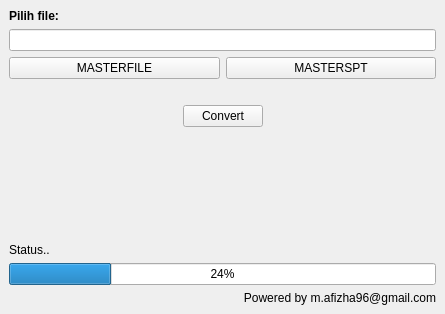
<?xml version="1.0" encoding="UTF-8"?>
<ui version="4.0">
 <class>MainWindow</class>
 <widget class="QMainWindow" name="MainWindow">
  <property name="windowModality">
   <enum>Qt::NonModal</enum>
  </property>
  <property name="geometry">
   <rect>
    <x>0</x>
    <y>0</y>
    <width>445</width>
    <height>314</height>
   </rect>
  </property>
  <property name="windowTitle">
   <string>MasterFS to Excel</string>
  </property>
  <property name="toolTip">
   <string>Tool sederhana untuk konversi file CSV Masterfile dan Masterspt menjadi Excel</string>
  </property>
  <property name="toolButtonStyle">
   <enum>Qt::ToolButtonIconOnly</enum>
  </property>
  <property name="tabShape">
   <enum>QTabWidget::Rounded</enum>
  </property>
  <property name="dockOptions">
   <set>QMainWindow::AllowTabbedDocks|QMainWindow::AnimatedDocks</set>
  </property>
  <widget class="QWidget" name="centralwidget">
   <layout class="QVBoxLayout" name="verticalLayout_2">
    <item>
     <widget class="QLabel" name="label">
      <property name="font">
       <font>
        <weight>75</weight>
        <bold>true</bold>
       </font>
      </property>
      <property name="toolTip">
       <string/>
      </property>
      <property name="statusTip">
       <string/>
      </property>
      <property name="text">
       <string>Pilih file:</string>
      </property>
     </widget>
    </item>
    <item>
     <widget class="QLineEdit" name="path_file"/>
    </item>
    <item>
     <layout class="QHBoxLayout" name="horizontalLayout_2">
      <item>
       <widget class="QPushButton" name="button_masterfile">
        <property name="text">
         <string>MASTERFILE</string>
        </property>
       </widget>
      </item>
      <item>
       <widget class="QPushButton" name="button_masterspt">
        <property name="text">
         <string>MASTERSPT</string>
        </property>
       </widget>
      </item>
     </layout>
    </item>
    <item>
     <spacer name="horizontalSpacer">
      <property name="orientation">
       <enum>Qt::Horizontal</enum>
      </property>
      <property name="sizeHint" stdset="0">
       <size>
        <width>40</width>
        <height>20</height>
       </size>
      </property>
     </spacer>
    </item>
    <item>
     <layout class="QHBoxLayout" name="horizontalLayout_3">
      <item>
       <spacer name="horizontalSpacer_3">
        <property name="orientation">
         <enum>Qt::Horizontal</enum>
        </property>
        <property name="sizeHint" stdset="0">
         <size>
          <width>40</width>
          <height>20</height>
         </size>
        </property>
       </spacer>
      </item>
      <item>
       <widget class="QPushButton" name="button_convert">
        <property name="text">
         <string>Convert</string>
        </property>
       </widget>
      </item>
      <item>
       <spacer name="horizontalSpacer_4">
        <property name="orientation">
         <enum>Qt::Horizontal</enum>
        </property>
        <property name="sizeHint" stdset="0">
         <size>
          <width>40</width>
          <height>20</height>
         </size>
        </property>
       </spacer>
      </item>
     </layout>
    </item>
    <item>
     <spacer name="verticalSpacer">
      <property name="orientation">
       <enum>Qt::Vertical</enum>
      </property>
      <property name="sizeHint" stdset="0">
       <size>
        <width>20</width>
        <height>40</height>
       </size>
      </property>
     </spacer>
    </item>
    <item>
     <widget class="QLabel" name="label_status">
      <property name="text">
       <string>Status..</string>
      </property>
     </widget>
    </item>
    <item>
     <layout class="QHBoxLayout" name="horizontalLayout_5">
      <item>
       <widget class="QProgressBar" name="progressBar">
        <property name="layoutDirection">
         <enum>Qt::LeftToRight</enum>
        </property>
        <property name="value">
         <number>24</number>
        </property>
        <property name="textVisible">
         <bool>true</bool>
        </property>
        <property name="orientation">
         <enum>Qt::Horizontal</enum>
        </property>
        <property name="textDirection">
         <enum>QProgressBar::TopToBottom</enum>
        </property>
       </widget>
      </item>
     </layout>
    </item>
    <item>
     <widget class="QLabel" name="label_programmer">
      <property name="toolTip">
       <string>seimpairiyun.github.io</string>
      </property>
      <property name="text">
       <string>Powered by m.afizha96@gmail.com</string>
      </property>
      <property name="alignment">
       <set>Qt::AlignRight|Qt::AlignTrailing|Qt::AlignVCenter</set>
      </property>
     </widget>
    </item>
   </layout>
  </widget>
 </widget>
 <resources/>
 <connections/>
</ui>
